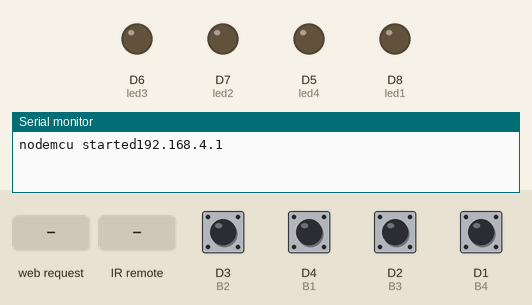
Recording of a sketch running on a simulated ESP8266 (NodeMCU). Parts: output pins drawn as LEDs (lit = HIGH), the last lines printed to the serial monitor. Dashed ring = blinking. The inputs (shaded band) are chosen by the test bench; at power-on: D1 (B4), D2 (B3), D3 (B2), D4 (B1) HIGH.

Above: at 1.2 s.
1.3 s: HTTP request GET /led1 received
At 1.46 s:
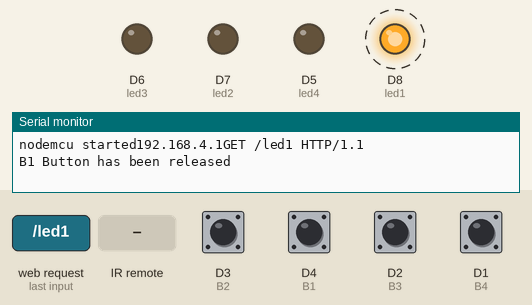
4.3 s: D3 (B2) pulled LOW for 0.15 s
At 4.84 s:
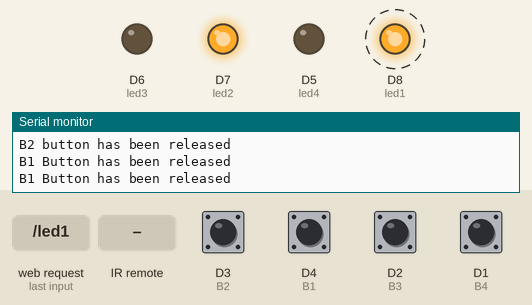
7.3 s: D2 (B3) pulled LOW for 0.15 s
At 7.73 s:
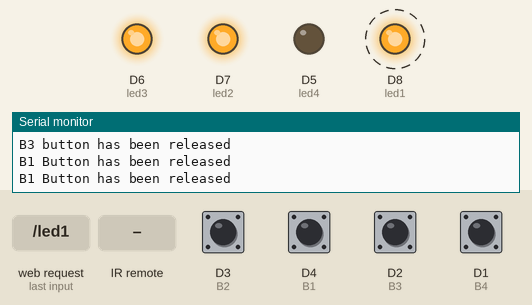
10.3 s: D1 (B4) pulled LOW for 0.15 s
At 10.65 s:
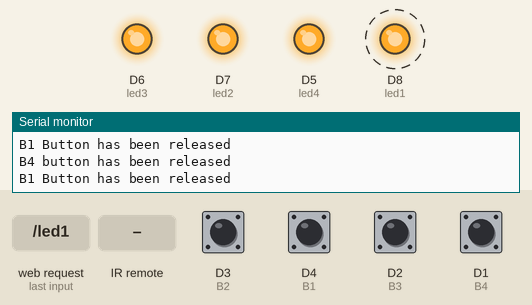
13.3 s: HTTP request GET /led2 received
At 13.7 s:
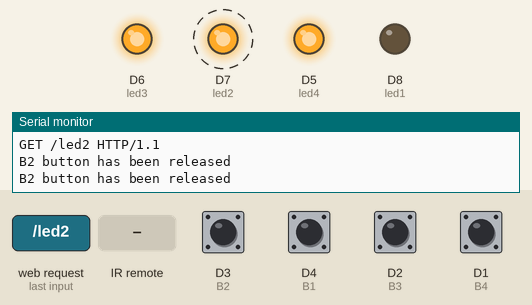
16.3 s: infrared code 0x1FE50AF received
At 16.56 s:
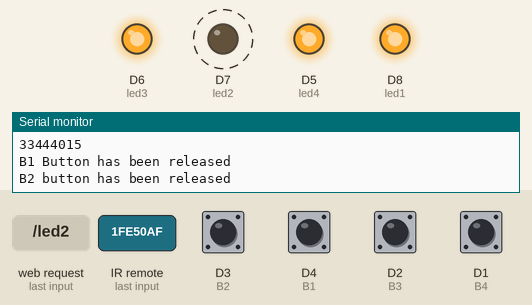
Timing chart, 0 to 20.3 s (numbered marks = the images above; inputs shaded):
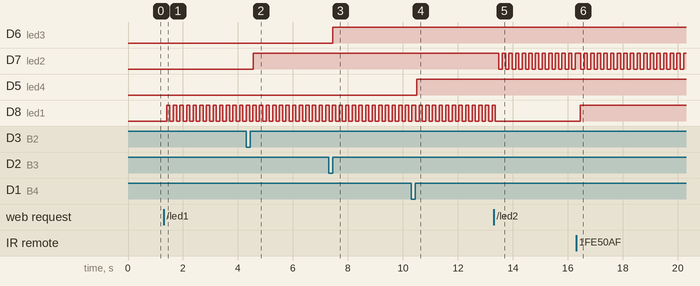

Measured:
- after the input at 1.3 s, D8 (led1): alternates HIGH for 0.12 s and LOW for 0.12 s, starting after 0.11 s
- after the input at 4.3 s, D7 (led2): LOW → HIGH after 0.25 s
- after the input at 7.3 s, D6 (led3): LOW → HIGH after 0.16 s
- after the input at 10.3 s, D5 (led4): LOW → HIGH after 0.20 s
- after the input at 13.3 s, D7 (led2): alternates HIGH for 0.12 s and LOW for 0.12 s, starting after 0.20 s; D8 (led1): goes on until 13.4 s, then stays LOW
- after the input at 16.3 s, D8 (led1): LOW → HIGH after 0.16 s

The sketch:

Esp8266_home_Automation_code.ino
```cpp
#include <IRremote.h>
int IRpin =D0;
IRrecv irrecv(IRpin);
decode_results results;

int code;

#define B1 D4
#define B2 D3
#define B3 D2        //for take input from button
#define B4 D1

#define led1 D8
#define led2 D7
#define led3 D6      // for gives the output to the led
#define led4 D5

byte b1=1;
byte b2=1;
byte b3=1;           // store status for debouncing purpose
byte b4=1;

bool state_led1 = LOW;
bool state_led2 = LOW;
bool state_led3 = LOW;     //store status of the button
bool state_led4 = LOW;


unsigned long lastTimeButtonStateChanged=millis();
unsigned long debounceDuration =50; // millis

#include<ESP8266WiFi.h>

#include<ESP8266mDNS.h>

WiFiClient client;
WiFiServer server(80);
String request;

void setup() {
  // put your setup code here, to run once:
  Serial.begin(9600);
  irrecv.enableIRIn();
  pinMode(B1, INPUT_PULLUP);
  pinMode(B2,INPUT_PULLUP);
  pinMode(B3,INPUT_PULLUP);
  pinMode(B4,INPUT_PULLUP);
  pinMode(led1,OUTPUT);
  pinMode(led2,OUTPUT);
  pinMode(led3,OUTPUT);
  pinMode(led4,OUTPUT);

MDNS.begin("esp");
WiFi.softAP("node","12345678");
   Serial.println();
  Serial.print("nodemcu started");
  Serial.print(WiFi.softAPIP());
  server.begin();

}

void loop() {
  // put your main code here, to run repeatedly:

 client=server.available();  //gets client that is connectect to the server
 if(client==1)
 {
    request=client.readStringUntil('\n');
    Serial.println(request);
    request.trim();
 }

   if(irrecv.decode(&results))
  {
    code = results.value;
    Serial.println(code);
     delay(80);
    irrecv.resume();
  }
  delay(80);
  if(millis()-lastTimeButtonStateChanged >=debounceDuration)
  {
      //For Button 1

    byte buttonState1=digitalRead(B1);
    if(buttonState1 != b1 || code==33444015  ||  request=="GET /led1 HTTP/1.1")
    {
      lastTimeButtonStateChanged =millis();
      b1=buttonState1;
      if (buttonState1==HIGH)
      {
        Serial.println("B1 Button has been released");
        digitalWrite(D8,b1);
        if(state_led1==LOW)
        {
          state_led1=HIGH;
        }
        else if(state_led1==HIGH)
        {
          state_led1=LOW;
        }
      }

      digitalWrite(led1,state_led1);
      code=0;
    }
    delay(10);

      //For Button 2

    byte buttonState2=digitalRead(B2);
      if(buttonState2 !=b2 || code==33478695  || request=="GET /led2 HTTP/1.1")
      {
        lastTimeButtonStateChanged =millis();
        b2=buttonState2;
        if(buttonState2==HIGH)
        {
          Serial.println("B2 button has been released");
           if(state_led2==LOW)
        {
          state_led2=HIGH;
        }
        else if(state_led2==HIGH)
        {
          state_led2=LOW;
        }
        }
        digitalWrite(led2,state_led2);
        code=0;
      }
      delay(10);

      //For Button 3

      byte buttonState3=digitalRead(B3);
      if(buttonState3 !=b3 || code==33486855  ||request=="GET /led3 HTTP/1.1")
      {
        lastTimeButtonStateChanged =millis();
        b3=buttonState3;
        if(buttonState3==HIGH)
        {
          Serial.println("B3 button has been released");
           if(state_led3==LOW)
        {
          state_led3=HIGH;
        }
        else if(state_led3==HIGH)
        {
          state_led3=LOW;
        }
        }
        digitalWrite(led3,state_led3);
        code=0;
      }
      delay(10);

      //For Button 4

       byte buttonState4=digitalRead(B4);
      if(buttonState4 !=b4 || code==33435855 ||request=="GET /led4 HTTP/1.1")
      {
        lastTimeButtonStateChanged =millis();
         delay(10);
        b4=buttonState4;
        if(buttonState4==HIGH)
        {
          Serial.println("B4 button has been released");
           if(state_led4==LOW)
        {
          state_led4=HIGH;
        }
        else if(state_led4==HIGH)
        {
          state_led4=LOW;
        }
        }
        digitalWrite(led4,state_led4);
        code=0;
      }

  }
          MDNS.update();

  client.println("HTTP/1.1 200 ok");
  client.println("Content-Type: text/html");
  client.println("");
  client.print("<!DOCTYPE html>\n"
"<html>\n"
"    <head>\n"
"        <style>\n"
"            .intd\n"
"            {\n"
"                text-align: center;\n"
"                font-size:20px;\n"
"                scroll-margin-left: 30%;\n"
"            }\n"
"            .inbutton\n"
"            {\n"
"                font-size:30px;\n"
"                color:rgb(255, 255, 161);\n"
"                background-color:rgb(81, 81, 241);\n"
"                padding: 3%;\n"
"                border:10px solid rgb(96, 117, 65);\n"
"                border-radius: 100%;\n"
"                margin-right:40%;\n"
"            }\n"
"            .forstatusbar\n"
"            {\n"
"                font-size:25px;\n"
"                color:red;\n"
"                border-style:double;\n"
"                font-family:Times New Roman;\n"
"                \n"
"             }\n"
"             .lr\n"
"             {\n"
"                font-size:25px;\n"
"                border-style:solid;\n"
"                border-width:5px;\n"
"                padding-left:20%;\n"
"                padding-right: 20%;\n"
"                font-family: Times New Roman;\n"
"             }\n"
"             .inbutton:hover\n"
"             {\n"
"                background-color:rgb(187, 187, 240);\n"
"                color:blue;\n"
"                border-color: rgb(39, 251, 39);\n"
"             }\n"
"             .inbutton:active \n"
"             {\n"
"                background-color:green;\n"
"                border-color:blue;\n"
"            }\n"
"            \n"
"        </style>\n"
"        <body text=\"blue\" bgcolor=\"black\">\n"
"           \n"
"            <table align=\"center\" border=\"0\" width=\"100%\" height=\"750px\">                                                                          \n"
"                <tr ><td colspan=\"2\"><center class=\"forstatusbar\"><b>MY HOME POWER PROFILE</b></center></td></tr>\n"
"                <tr><td colspan=\"2\"> <marquee behavior=\"alternate\"><font color=\"GREEN\" size=\"6%\"><b>Welcome</b></font></marquee></td></tr>\n"
"                    <tr><td colspan=\"2\"><center><b class=\"lr\">Living Room</b></center></td></tr>\n"
"                    <tr height=\"9%\"><td colspan=\"2\"><center></center></td></tr>\n"
"                    <tr><td class=\"intd\"><a href=\"\led1\"\"><button class=\"inbutton\">Device 1</button></a></td><td class=\"intd\">Click Device1</td></tr>\n"
"                    <tr><td class=\"intd\"><a href=\"\led2\"\"><button class=\"inbutton\">Device 2</button></a></td><td class=\"intd\">Click Device2</td></tr>\n"
"                    <tr><td class=\"intd\"><a href=\"\led3\"\"><button class=\"inbutton\">Device 3</button></a></td><td class=\"intd\">Click Device3</td></tr>\n"
"                    <tr><td class=\"intd\"><a href=\"\led4\"\"><button class=\"inbutton\">Device 4</button></a></td><td class=\"intd\">Click Device4</td></tr>\n"
"            </table>\n"
"        </body>\n"
"    </head>\n"
"</html>");
delay(10);

}
```
